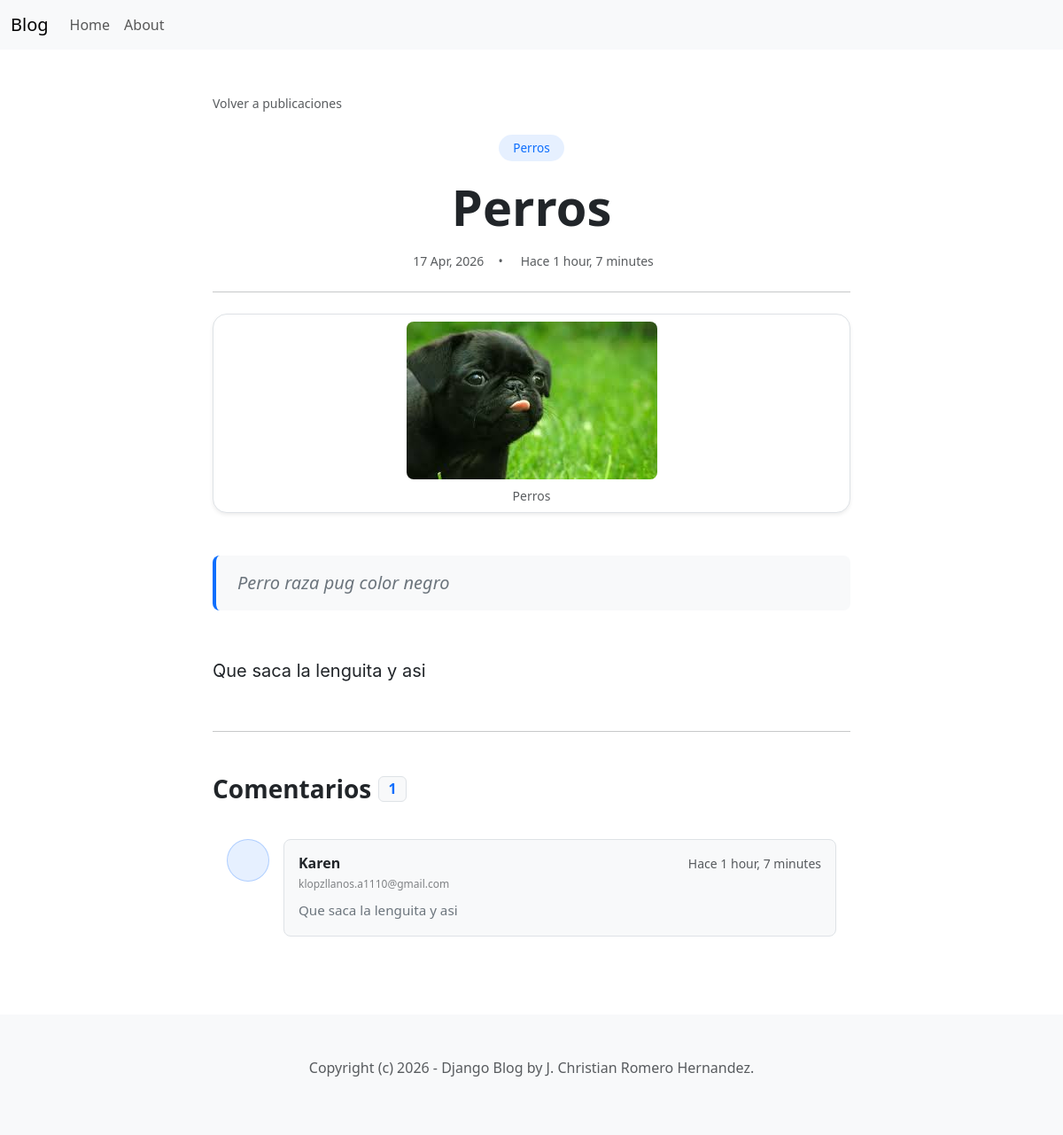
Page /blog/7/ on the committed database.
### blog/models.py (models this page shows, shortened)
class Post(models.Model):
    ACTIVE = 'active'
    DRAFT = 'draft'
    CHOICES_STATUS = {
        (ACTIVE, 'Active'),
        (DRAFT, 'Draft')
    }
    category = models.ForeignKey(Category, related_name='posts', on_delete=models.CASCADE)
    title = models.CharField(max_length=255)
    intro = models.TextField()
    body = models.TextField()
    created_at = models.DateTimeField(auto_now_add=True)
    status = models.CharField(max_length=10, choices=CHOICES_STATUS, default=ACTIVE)
    image = models.ImageField(upload_to='upload/', blank=True, null=True)

class Category(models.Model):
    title = models.CharField(max_length=255)
    class Meta:
        ordering = ('title',)
        verbose_name_plural = 'Categories'
    def __str__(self):
        return self.title

class Comment(models.Model):
    post = models.ForeignKey(Post, related_name='comments', on_delete=models.CASCADE)
    name = models.CharField(max_length=255)
    email = models.EmailField()
    body = models.TextField()
    created_at = models.DateTimeField(auto_now_add=True)

### blog/views.py (the view)
# urls.py: path('blog/<int:id>/', detail, name='post_detail'),
def detail(request, id):
    post = get_object_or_404(Post, id=id, status=Post.ACTIVE)
    context = {
        'post': post,
    }
    return render(request, 'blog/detail.html', context)

### blog/templates/blog/detail.html (shortened to what this page needs)
{% extends 'blog/base.html' %}
{% block content %}
<div class="container py-5">
    <div class="row justify-content-center">
        <div class="col-lg-8">
            <nav aria-label="breadcrumb" class="mb-4">
                <a href="{% url 'home' %}" class="text-decoration-none text-muted small transition-all hover-link">
                     Volver a publicaciones
                </a>
            </nav>
            <article class="blog-post">
                <header class="mb-4 text-center"> <div class="mb-3">
                        <span class="badge rounded-pill bg-primary bg-opacity-10 text-primary px-3 py-2 fs-7 fw-medium">
                            {{ post.category }}
                        </span>
                    </div>
                    <h1 class="display-4 fw-extrabold mb-3 lh-sm text-dark">{{ post.title }}</h1>
                    <div class="text-muted d-flex align-items-center gap-3 justify-content-center small">
                        <span> {{ post.created_at|date:"d M, Y" }}</span>
                        <span>•</span>
                        <span> Hace {{ post.created_at|timesince }}</span>
                    </div>
                </header>
                <hr class="my-4 opacity-25">
                {% if post.image %}
                <div class="d-flex justify-content-center mb-5 mt-4 p-2 bg-white rounded-4 shadow-sm border">
                    <figure class="figure m-0 text-center">
                        <img src="{{post.image.url}}"
                             class="figure-img img-fluid rounded-3 m-0"
                             alt="{{post.title}}"
                             style="max-height: 450px; width: auto; object-fit: contain;">
                        <figcaption class="figure-caption text-center mt-2 small text-muted italic">
                            {{ post.title }}
                        </figcaption>
                    </figure>
                </div>
                {% endif %}
                <div class="lead fw-normal text-secondary mb-5 px-4 py-3 bg-light rounded-3 border-start border-4 border-primary quote-container">
                    {{ post.intro }}
                </div>
                <div class="post-body lh-lg fs-5 mb-5 text-dark">
                    {{ post.body|linebreaks }}
                </div>
            </article>
            <hr class="my-5 opacity-25">
            <section id="comments">
                <h3 class="mb-4 d-flex align-items-center fw-bold">
                    Comentarios
                    <span class="badge bg-light text-primary ms-2 fs-6 border">{{ post.comments.count }}</span>
                </h3>
                {% for comment in post.comments.all %}
                <div class="d-flex mb-4 p-3 rounded-3 hover-bg-light transition-all">
                    <div class="flex-shrink-0">
                        <div class="bg-primary bg-opacity-10 rounded-circle d-flex align-items-center justify-content-center border border-primary border-opacity-25"
                             style="width: 48px; height: 48px;">
                        </div>
                    </div>
                    <div class="flex-grow-1 ms-3">
                        <div class="p-3 bg-light rounded-3 border">
                            <div class="d-flex justify-content-between align-items-center mb-1">
                                <h6 class="mb-0 fw-bold text-dark">{{ comment.name }}</h6>
                                <small class="text-muted small">Hace {{ comment.created_at|timesince }}</small>
                            </div>
                            <div class="text-muted small mb-2 opacity-75" style="font-size: 0.75rem;">{{ comment.email }}</div>
                            <p class="mb-0 text-secondary" style="font-size: 0.95rem; line-height: 1.6;">
                                {{ comment.body }}
                            </p>
                        </div>
                    </div>
                </div>
                {% empty %}
                <div class="text-center py-4 bg-light rounded-3 border border-dashed">
                    <i class="bi bi-chat-left-dots text-muted fs-1"></i>
                    <p class="text-muted mt-2">Sé el primero en dejar un comentario.</p>
                </div>
                {% endfor %}
            </section>
        </div>
    </div>
</div>
{% endblock %}

### blog/templates/blog/detail.html (style rules this page uses)
.post-body { color: #1a1a1a; font-family: 'SF Pro Display', -apple-system, BlinkMacSystemFont, 'Segoe UI', Roboto, Oxygen, Ubuntu, Cantarell, 'Open Sans', 'Helvetica Neue', sans-serif; }
.post-body p { margin-bottom: 1.75rem; }
.img-fluid { image-rendering: -webkit-optimize-contrast; image-rendering: crisp-edges; }
.fs-7 { font-size: 0.85rem; }
.fw-extrabold { font-weight: 800; }
.transition-all { transition: all 0.3s ease-in-out; }
.quote-container { font-style: italic; }

### rows in the picture
Post: category "Perros", title "Perros", created_at "17 Apr, 2026", created_at "1 hour, 7 minutes", image (picture), intro "Perro raza pug color negro", body "Que saca la lenguita y asi", comments.count "1"
Comment: name "Karen", created_at "1 hour, 7 minutes", email "klopzllanos.a1110@gmail.com", body "Que saca la lenguita y asi"
